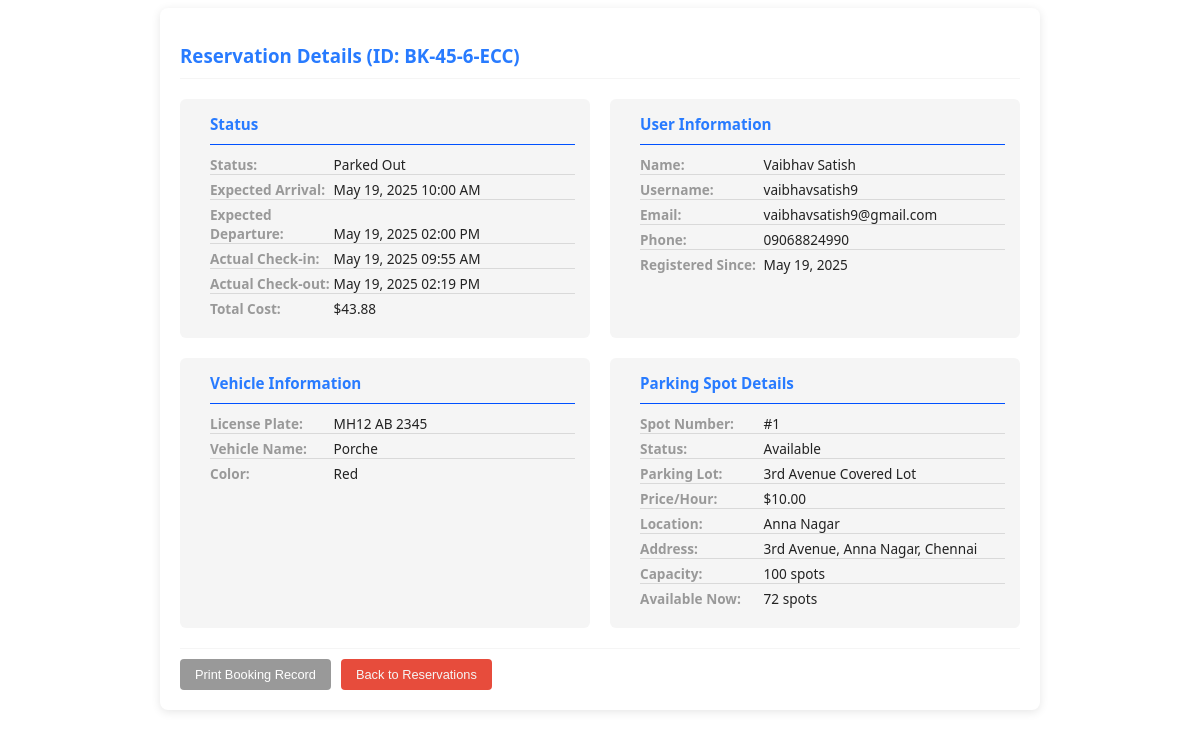
Screenshot of /admin/reservations/booking_details/BK-45-6-ECC with the database file from the repository.
### model.py (models this page shows, shortened)
class Reservation(db.Model):
    id = db.Column(db.Integer, primary_key=True)
    booking_id = db.Column(db.String(50), unique=True, nullable=False)
    booking_timestamp = db.Column(db.DateTime, default=datetime.utcnow)
    lot_id = db.Column(db.Integer, db.ForeignKey('parking_lot.id'), nullable=False)
    spot_id = db.Column(db.Integer, db.ForeignKey('parking_spot.id'))
    user_id = db.Column(db.Integer, db.ForeignKey('user.id'))
    vehicle_id = db.Column(db.Integer, db.ForeignKey('vehicle.id'))
    expected_arrival = db.Column(db.DateTime, nullable=False)
    expected_departure = db.Column(db.DateTime, nullable=False)
    parking_timestamp = db.Column(db.DateTime)
    leaving_timestamp = db.Column(db.DateTime)
    parking_cost = db.Column(db.Float)
    status = db.Column(db.String(20), default='Pending')
    cancellation_reason = db.Column(db.String(200))
    lot = db.relationship('ParkingLot')
    spot = db.relationship('ParkingSpot', backref=db.backref('reservations', lazy='dynamic'))
    user = db.relationship('User')
    vehicle = db.relationship('Vehicle')

class User(db.Model, UserMixin):
    id = db.Column(db.Integer, primary_key=True)
    username = db.Column(db.String(80), unique=True)
    email = db.Column(db.String(120), unique=True, nullable=False)
    password = db.Column(db.String(200), nullable=False)
    firstname = db.Column(db.String(100))
    lastname = db.Column(db.String(100))
    gender = db.Column(db.String(10))
    phone = db.Column(db.String(15))
    address = db.Column(db.String(200))
    pin = db.Column(db.String(10))
    registration_date = db.Column(db.DateTime, default=datetime.now)
    is_active = db.Column(db.Boolean, default=True)
    reservations = db.relationship('Reservation', backref='user_ref', lazy=True)
    vehicles = db.relationship('Vehicle', backref='owner', cascade='all, delete-orphan')

class Vehicle(db.Model):
    id = db.Column(db.Integer, primary_key=True)
    vehicle_name = db.Column(db.String(100))
    vehicle_nickname = db.Column(db.String(100))
    license_plate = db.Column(db.String(20), unique=True, nullable=False)
    vehicle_image = db.Column(db.String)
    color = db.Column(db.String(50))
    user_id = db.Column(db.Integer, db.ForeignKey('user.id'), nullable=False)
    reservations = db.relationship('Reservation', back_populates='vehicle', lazy=True)

class ParkingSpot(db.Model):
    id = db.Column(db.Integer, primary_key=True)
    lot_id = db.Column(db.Integer, db.ForeignKey('parking_lot.id'))
    spot_number = db.Column(db.Integer, nullable=False)
    status = db.Column(db.String(1), default='A')  # A = Available, O = Occupied

class ParkingLot(db.Model):
    id = db.Column(db.Integer, primary_key=True)
    prime_location_name = db.Column(db.String(100))
    price_per_hour = db.Column(db.Float)
    max_parking_spots = db.Column(db.Integer, nullable=False)
    available_spots = db.Column(db.Integer, nullable=False)
    available_from = db.Column(db.Time)
    available_to = db.Column(db.Time)
    is_active = db.Column(db.Boolean, default=True)
    image_url = db.Column(db.String)
    admin_notes = db.Column(db.Text)
    location_id = db.Column(db.Integer, db.ForeignKey('location.id'), nullable=False)
    spots = db.relationship('ParkingSpot', backref='lot', cascade='all, delete-orphan', lazy=True)

class Location(db.Model):
    id = db.Column(db.Integer, primary_key=True)
    name = db.Column(db.String(100), nullable=False)
    address = db.Column(db.String(200), nullable=False)
    pin_code = db.Column(db.String(10))
    parking_lots = db.relationship('ParkingLot', backref='location_ref', lazy=True)

### routes/admin_routes.py (the view)
@admin_bp.route('/reservations/booking_details/<string:booking_id>', methods=['GET', 'POST'])
def booking_details(booking_id):
    reservation = Reservation.query.filter_by(booking_id=booking_id).first()
    if reservation:
        return render_template('partials/_admin_views_booking_details.html', reservation=reservation)
    else:
        flash('Booking not found', 'error')
        return redirect(url_for('user.bookings'))

### templates/partials/_admin_views_booking_details.html (shortened to what this page needs)
<div class="reservation-details">
    <h3>Reservation Details (ID: {{ reservation.booking_id }})</h3>
    <div class="section">
        <h4>Status</h4>
        <p><strong>Status:</strong> {{ reservation.status }}</p>
        <p><strong>Expected Arrival:</strong> {{ reservation.expected_arrival.strftime('%b %d, %Y %I:%M %p') }}</p>
        <p><strong>Expected Departure:</strong> {{ reservation.expected_departure.strftime('%b %d, %Y %I:%M %p') }}</p>
        {% if reservation.parking_timestamp %}
        <p><strong>Actual Check-in:</strong> {{ reservation.parking_timestamp.strftime('%b %d, %Y %I:%M %p') }}</p>
        {% endif %}
        {% if reservation.leaving_timestamp %}
        <p><strong>Actual Check-out:</strong> {{ reservation.leaving_timestamp.strftime('%b %d, %Y %I:%M %p') }}</p>
        {% endif %}
        <p><strong>Total Cost:</strong> ${{ "%.2f"|format(reservation.parking_cost) if reservation.parking_cost else
            'Not calculated' }}</p>
    </div>
    <div class="section">
        <h4>User Information</h4>
        <p><strong>Name:</strong> {{ reservation.user.firstname }} {{ reservation.user.lastname }}</p>
        <p><strong>Username:</strong> {{ reservation.user.username }}</p>
        <p><strong>Email:</strong> {{ reservation.user.email }}</p>
        <p><strong>Phone:</strong> {{ reservation.user.phone }}</p>
        <p><strong>Registered Since:</strong> {{ reservation.user.registration_date.strftime('%b %d, %Y') }}</p>
    </div>
    <div class="section">
        <h4>Vehicle Information</h4>
        <p><strong>License Plate:</strong> {{ reservation.vehicle.license_plate }}</p>
        <p><strong>Vehicle Name:</strong> {{ reservation.vehicle.vehicle_name }}</p>
        <p><strong>Color:</strong> {{ reservation.vehicle.color }}</p>
    </div>
    <div class="section">
        <h4>Parking Spot Details</h4>
        <p><strong>Spot Number:</strong> #{{ reservation.spot.spot_number }}</p>
        <p><strong>Status:</strong> {{ 'Occupied' if reservation.spot.status == 'O' else 'Available' }}</p>
        <p><strong>Parking Lot:</strong> {{ reservation.spot.lot.prime_location_name }}</p>
        <p><strong>Price/Hour:</strong> ${{ "%.2f"|format(reservation.spot.lot.price_per_hour) }}</p>
        <p><strong>Location:</strong> {{ reservation.spot.lot.location_ref.name }}</p>
        <p><strong>Address:</strong> {{ reservation.spot.lot.location_ref.address }}</p>
        <p><strong>Capacity:</strong> {{ reservation.spot.lot.max_parking_spots }} spots</p>
        <p><strong>Available Now:</strong> {{ reservation.spot.lot.available_spots }} spots</p>
    </div>
    <div class="action-buttons">
        {% if reservation.status == 'Parked Out' %}
        <button class="btn-secondary" onclick="window.print()">Print Booking Record</button>
        {% endif %}
        <button class="btn-danger">
            <a href="{{ url_for('admin.activity_log') }}" style="text-decoration: none; color: whitesmoke;"> Back to
                Reservations </a>
        </button>
    </div>
</div>

### templates/partials/_admin_views_booking_details.html (style rules this page uses)
.reservation-details { font-family: 'Segoe UI', Tahoma, Geneva, Verdana, sans-serif; color: var(--black1); background: var(--white); padding: 20px; margin: auto; border-radius: 8px; box-shadow: 0 2px 10px rgba(0, 0, 0, 0.1); max-height: 95vh; max-width: 70vw; display: grid; grid-template-columns: 1fr 1fr; gap: 20px; overflow: hidden; }
.reservation-details h3 { grid-column: 1 / -1; color: var(--blue); margin: 15px 0 0 0; padding-bottom: 10px; border-bottom: 1px solid var(--grey); }
.section { background: var(--grey); padding: 15px; padding-left: 30px; border-radius: 6px; }
.section h4 { margin: 0 0 10px 0; padding: 0 0 10px 0; border-bottom: 1px solid rgb(0, 81, 255); color: var(--blue); font-size: 0.95rem; }
.section p { margin: 5px 0; border-bottom: 1px solid rgb(217, 217, 217); font-size: 0.85rem; line-height: 1.4; }
.section p:last-child { border: none; }
.section strong { display: inline-block; width: 120px; color: var(--black2); }
.action-buttons { grid-column: 1 / -1; display: flex; gap: 10px; padding-top: 10px; border-top: 1px solid var(--grey); margin-top: auto; }
.action-buttons button { padding: 8px 15px; border: none; border-radius: 4px; cursor: pointer; font-size: 0.8rem; transition: all 0.3s; }
.btn-secondary { background: var(--black2); color: white; }
.btn-danger { background: #e74c3c; color: white; }

### rows the page displays
Reservation: booking_id "BK-45-6-ECC", status "Parked Out", expected_arrival "May 19, 2025 10:00 AM", expected_departure "May 19, 2025 02:00 PM", parking_timestamp "May 19, 2025 09:55 AM", leaving_timestamp "May 19, 2025 02:19 PM", parking_cost "43.88"
User: user.firstname "Vaibhav", user.lastname "Satish", user.username "vaibhavsatish9", user.email "vaibhavsatish9@gmail.com", user.phone "09068824990", user.registration_date "May 19, 2025"
Vehicle: vehicle.license_plate "MH12 AB 2345", vehicle.vehicle_name "Porche", vehicle.color "Red"
ParkingSpot: spot.spot_number "1", status "Available"
ParkingLot: spot.lot.prime_location_name "3rd Avenue Covered Lot", spot.lot.price_per_hour "10.00", spot.lot.max_parking_spots "100", spot.lot.available_spots "72"
Location: spot.lot.location_ref.name "Anna Nagar", spot.lot.location_ref.address "3rd Avenue, Anna Nagar, Chennai"
